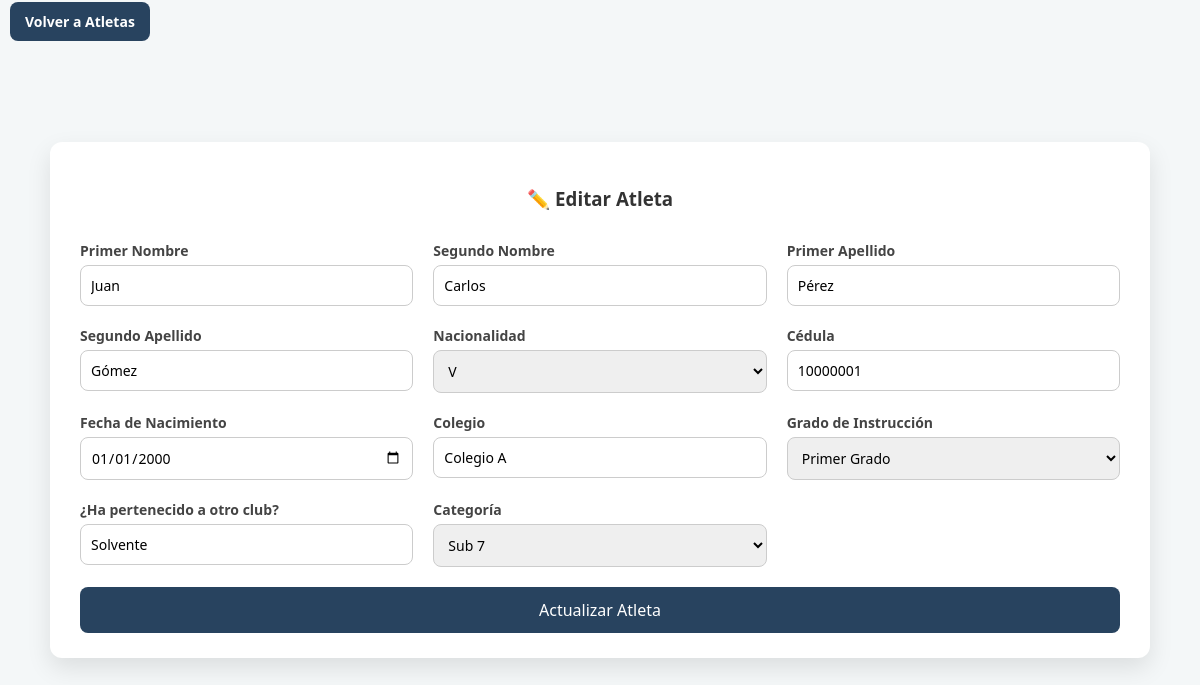
The page /public/EditarAtletaForm.php?ID_Atleta=A-10001 on the database its author committed.
### tables this page shows
CREATE TABLE `atleta` (
  `CODA` int(11) NOT NULL,
  `ID_Atleta` varchar(10) DEFAULT NULL,
  `CI` varchar(11) DEFAULT NULL,
  `ID_Categoria` int(11) DEFAULT NULL,
  `Grado_Instruccion` varchar(50) DEFAULT NULL,
  `Solvencia` varchar(50) DEFAULT NULL,
  `Colegio` varchar(50) DEFAULT NULL,
  `Estatus` varchar(11) DEFAULT NULL,
  `Foto` int(11) DEFAULT NULL
);

CREATE TABLE `persona` (
  `CI` varchar(11) NOT NULL,
  `Nombre1` varchar(50) DEFAULT NULL,
  `Nombre2` varchar(50) DEFAULT NULL,
  `Apellido1` varchar(50) DEFAULT NULL,
  `Apellido2` varchar(50) DEFAULT NULL,
  `Fecha_Nac` date DEFAULT NULL
);

### class/Conex.php (called while the page is built, shortened)
<?php
	class Conexion {
		private $server="localhost";
		private $user="root";
		private $password="";
		private $BDD="futbol";
		public $conn=null;
		function __construct($s=null, $u=null, $p=null, $b=null)
		{
			$this->conn=new mysqli($this->server,$this->user, $this->password,  $this->BDD);
		}
		public function DatosAtletaCompleto($ID_Atleta){
			$sql="SELECT * FROM persona p, atleta a WHERE p.CI=a.CI and a.ID_Atleta='$ID_Atleta';";
			return $this->conn->query($sql);
		}
	}

### class/DTO.php (called while the page is built, shortened)
<?php
	require_once 'Conex.php';
	class DTO{
		public static function DatosAtletaCompleto($ID_Atleta){
			$conn=new Conexion();
			$result=$conn->DatosAtletaCompleto($ID_Atleta);
			if ($result->num_rows > 0) {
				while ($linea = $result->fetch_assoc()) {
					$Atleta[] = $linea;
				}
				return $Atleta;
			} else return 0;
		}
    }
    ?>

### class/Atleta.php (called while the page is built, shortened)
<?php
    class Atleta extends Persona{
        public static function DatosAtleta($ID_Atleta){
            return DTO::DatosAtletaCompleto($ID_Atleta);
        }
    }
?>

### public/EditarAtletaForm.php (the view, shortened to what this page needs)
<?php
    require_once "../class/Atleta.php";
    $atleta=Atleta::DatosAtleta($_GET['ID_Atleta']);
?>
<!DOCTYPE html>
<html lang="es">
<head>
</head>
<body>
<div class="back-button">
    <a href="atletas.php">Volver a Atletas</a>
</div>
    <form action="../src/atleta/EditarAtleta.php" method="POST">
        <h3>✏️ Editar Atleta</h3>
        <div>
            <label>Primer Nombre</label>
            <input type="text" name="Nombre1" value='<?php echo $atleta[0]['Nombre1']?>' required>
        </div>
        <div>
            <label>Segundo Nombre</label>
            <input type="text" name="Nombre2" value='<?php echo $atleta[0]['Nombre2']?>'>
        </div>
        <div>
            <label>Primer Apellido</label>
            <input type="text" name="Apellido1" value='<?php echo $atleta[0]['Apellido1']?>' required>
        </div>
        <div>
            <label>Segundo Apellido</label>
            <input type="text" name="Apellido2" value='<?php echo $atleta[0]['Apellido2']?>'>
        </div>
        <div>
            <label>Nacionalidad</label>
            <select name='nacionalidad' required>
                <option value="V" <?php echo (substr($atleta[0]['CI'],0,1)=="V")?"selected":""; ?>>V</option>
            </select>
        </div>
        <div>
            <label>Cédula</label>
            <input type="text" name="CI" placeholder="12345678" value='<?php echo substr($atleta[0]['CI'], 1);?>' required>
        </div>
        <div>
            <label>Fecha de Nacimiento</label>
            <input type="date" name="Fecha" value='<?php echo $atleta[0]['Fecha_Nac']?>' required>
        </div>
        <div>
            <label>Colegio</label>
            <input type="text" name="Colegio" value='<?php echo $atleta[0]['Colegio']?>'>
        </div>
        <div>
            <label>Grado de Instrucción</label>
            <select name="Grado_instruccion" required>
                <?php
                    $grados = ["Primer Grado","Segundo Grado","Tercer Grado","Cuarto Grado","Quinto Grado","Sexto Grado",
                               "Primer Año","Segundo Año","Tercer Año","Cuarto Año","Quinto Año","Sexto Año","No Estudia"];
                    foreach($grados as $grado){
                        $selected = ($atleta[0]['Grado_instruccion']==$grado) ? "selected" : "";
                        echo "<option value='$grado' $selected>$grado</option>";
                    }
                ?>
            </select>
        </div>
        <div>
            <label>¿Ha pertenecido a otro club?</label>
            <input type="text" name="Solvencia" value='<?php echo $atleta[0]['Solvencia']?>' required>
        </div>
        <div>
            <label>Categoría</label>
            <select name="Categoria" required>
                <?php
                    $categorias = [1=>"Sub 7", 2=>"Sub 9", 3=>"Sub 11", 4=>"Sub 13", 5=>"Sub 15", 6=>"Sub 17"];
                    foreach($categorias as $id=>$cat){
                        $selected = ($atleta[0]['ID_Categoria']==$id) ? "selected" : "";
                        echo "<option value='$id' $selected>$cat</option>";
                    }
                ?>
            </select>
        </div>
        <input type="submit" value="Actualizar Atleta">
    </form>
</body>
</html>

### public/EditarAtletaForm.php (style rules this page uses)
* { box-sizing: border-box; font-family: 'Segoe UI', sans-serif; }
body { margin: 0; background: #f4f7f8; display: flex; justify-content: center; align-items: center; min-height: 100vh; }
form { background: #fff; padding: 25px 30px; border-radius: 12px; box-shadow: 0 10px 25px rgba(0,0,0,0.1); width: 95%; max-width: 1100px; display: grid; grid-template-columns: repeat(auto-fit, minmax(280px, 1fr)); gap: 20px; }
h3 { grid-column: span 3; text-align: center; margin-bottom: 10px; color: #333; }
label { font-weight: bold; font-size: 14px; color: #444; margin-bottom: 5px; display: block; }
input, select { width: 100%; padding: 10px; border: 1px solid #ccc; border-radius: 8px; font-size: 14px; transition: 0.3s; }
input[type="submit"] { background: #28435fff; color: #fff; border: none; cursor: pointer; font-size: 16px; padding: 12px; transition: 0.3s; grid-column: span 3; }
.back-button { position: fixed; top: 10px; left: 10px; z-index: 900; }
.back-button a { background-color: #28435fff; color: #fff; padding: 10px 15px; border-radius: 8px; text-decoration: none; font-weight: bold; font-size: 14px; transition: background 0.3s; }

### rows shown on the page
atleta: Nombre1 "Juan", Nombre2 "Carlos", Apellido1 "Pérez", Apellido2 "Gómez", nacionalidad "V", CI "10000001", Fecha "01/01/2000", Colegio "Colegio A", Solvencia "Solvente"

### other values the page prints
form field Grado_instruccion "Primer Grado"
form field Categoria "Sub 7"
